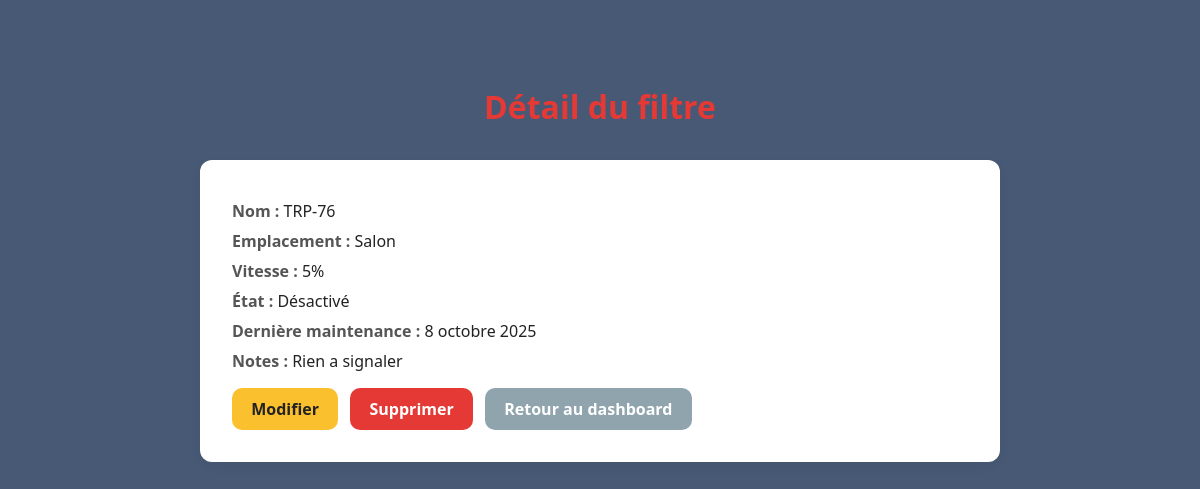
/filters/2/, run on the app's committed database.
### dashboard/models.py (models this page shows, shortened)
class Filter(models.Model):
    name = models.CharField(max_length=100)
    location = models.CharField(max_length=100)
    status = models.BooleanField(default=False)   # On/Off
    fan_speed = models.IntegerField(default=0)    # 0-100
    last_maintenance = models.DateField()
    notes = models.TextField(blank=True)

### dashboard/views.py (the view)
# urls.py: path('filters/<int:pk>/', views.filter_detail, name='filter_detail'), # Détail d’un filtre spécifique
def filter_detail(request, pk): # Affiche les détails d'un filtre
    filter_obj = get_object_or_404(Filter, pk=pk) # Récupère le filtre ou renvoie 404
    return render(request, 'dashboard/filter_detail.html', {'filter': filter_obj}) # rendu des détails du filtre

### dashboard/templates/dashboard/filter_detail.html (shortened to what this page needs)
{% load static %}
<!DOCTYPE html>
<html lang="fr">
<head>
  <link rel="stylesheet" href="{% static 'dashboard/style.css' %}">
</head>
<body>
  <main>
    <h1>Détail du filtre</h1>
    <div class="card">
      <p><strong>Nom :</strong> {{ filter.name }}</p>
      <p><strong>Emplacement :</strong> {{ filter.location }}</p>
      <p><strong>Vitesse :</strong> {{ filter.fan_speed }}%</p>
      <p><strong>État :</strong> {{ filter.status|yesno:"Activé,Désactivé" }}</p>
      <p><strong>Dernière maintenance :</strong> {{ filter.last_maintenance }}</p>
      <p><strong>Notes :</strong> {{ filter.notes|default:"-" }}</p>
      <div class="buttons">
        <a href="{% url 'dashboard:filter_update' filter.id %}" class="btn btn-edit">Modifier</a>
        {% if delete_mode %}
        <form method="post" style="display:inline-block;">
          {% csrf_token %}
          <button type="submit" class="btn btn-delete">Confirmer la suppression</button>
          <a href="{% url 'dashboard:filter_detail' filter.id %}" class="btn btn-cancel">Annuler</a>
        </form>
        {% else %}
          <a href="{% url 'dashboard:filter_delete' filter.id %}" class="btn btn-delete">Supprimer</a>
        {% endif %}
        <a href="{% url 'dashboard:dashboard' %}" class="btn btn-back">Retour au dashboard</a>
      </div>
    </div>
  </main>
</body>
</html>

### dashboard/static/dashboard/style.css (style rules this page uses)
:root { --bg: #475974; --card-bg: #7d8381; --text: #1c1e21; --muted: #606770; --primary: #0a0d11; --primary-hover: #5d8dc7; --danger: #e74c3c; --success: #07e71a; --back: #0c193a; --save: #f1c40f; }
html, body { margin: 0 !important; padding: 0 !important; font-family: 'Segoe UI', Arial, sans-serif; background-color: var(--bg) !important; color: var(--text); min-height: 100vh; }
.card { background: var(--card-bg); border-radius: 12px; padding: 20px; box-shadow: 0 4px 12px rgba(0,0,0,0.05); transition: transform 0.2s ease, box-shadow 0.2s ease; }
.btn { flex: 1; padding: 10px; border: none; border-radius: 8px; font-weight: 600; cursor: pointer; transition: background 0.3s, transform 0.2s; text-align: center; display: inline-block; text-decoration: none; }
.btn-delete { background-color: var(--danger); color: white; }
.btn-back { background-color: var(--back); color: #1c1e21; }
h1, h2 { color: var(--text); margin-bottom: 10px; }

### dashboard/templates/dashboard/filter_detail.html (style rules this page uses)
body { font-family: "Segoe UI", Roboto, sans-serif; background-color: #fff; color: #222; margin: 0; padding: 0; }
main { max-width: 800px; margin: 2rem auto; padding: 2rem; }
h1 { text-align: center; color: #e53935; font-size: 2rem; margin-bottom: 2rem; }
.card { background: #fff; border-radius: 12px; box-shadow: 0 4px 12px rgba(0,0,0,0.05); padding: 2rem; margin-bottom: 2rem; }
.card p { font-size: 1rem; margin: 0.5rem 0; }
.card p strong { color: #555; }
.btn { padding: 0.6rem 1.2rem; border-radius: 10px; font-weight: 600; border: none; cursor: pointer; margin-right: 0.5rem; margin-top: 0.5rem; transition: 0.2s; text-decoration: none; display: inline-block; color: white; }
.btn-edit { background-color: #fbc02d; color: #222; }
.btn-delete { background-color: #e53935; }
.btn-back { background-color: #90a4ae; }

### data on the page
Filter: name "TRP-76", location "Salon", fan_speed "5", status "Désactivé", last_maintenance "8 octobre 2025", notes "Rien a signaler"
